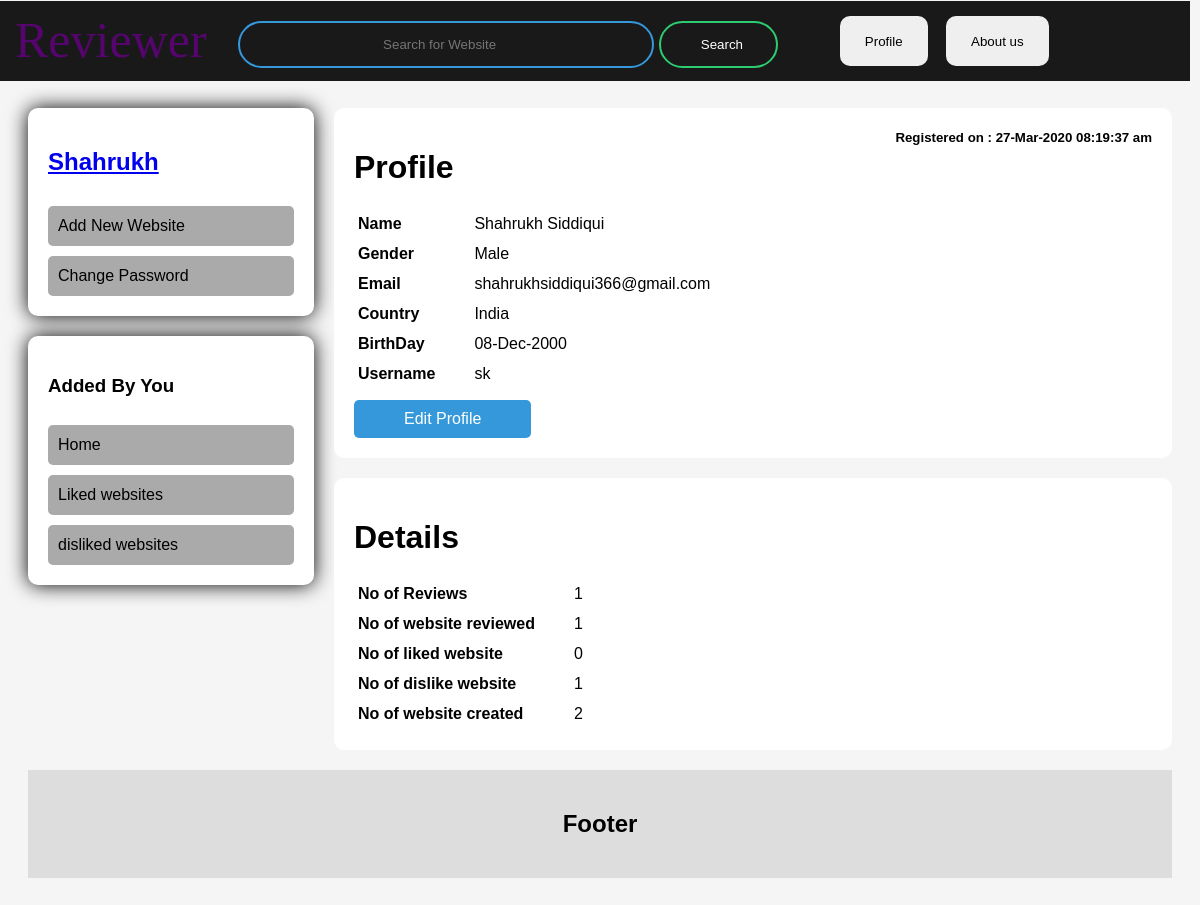
/review/Profile.php (signed in), run on an earlier commit of the app's database.
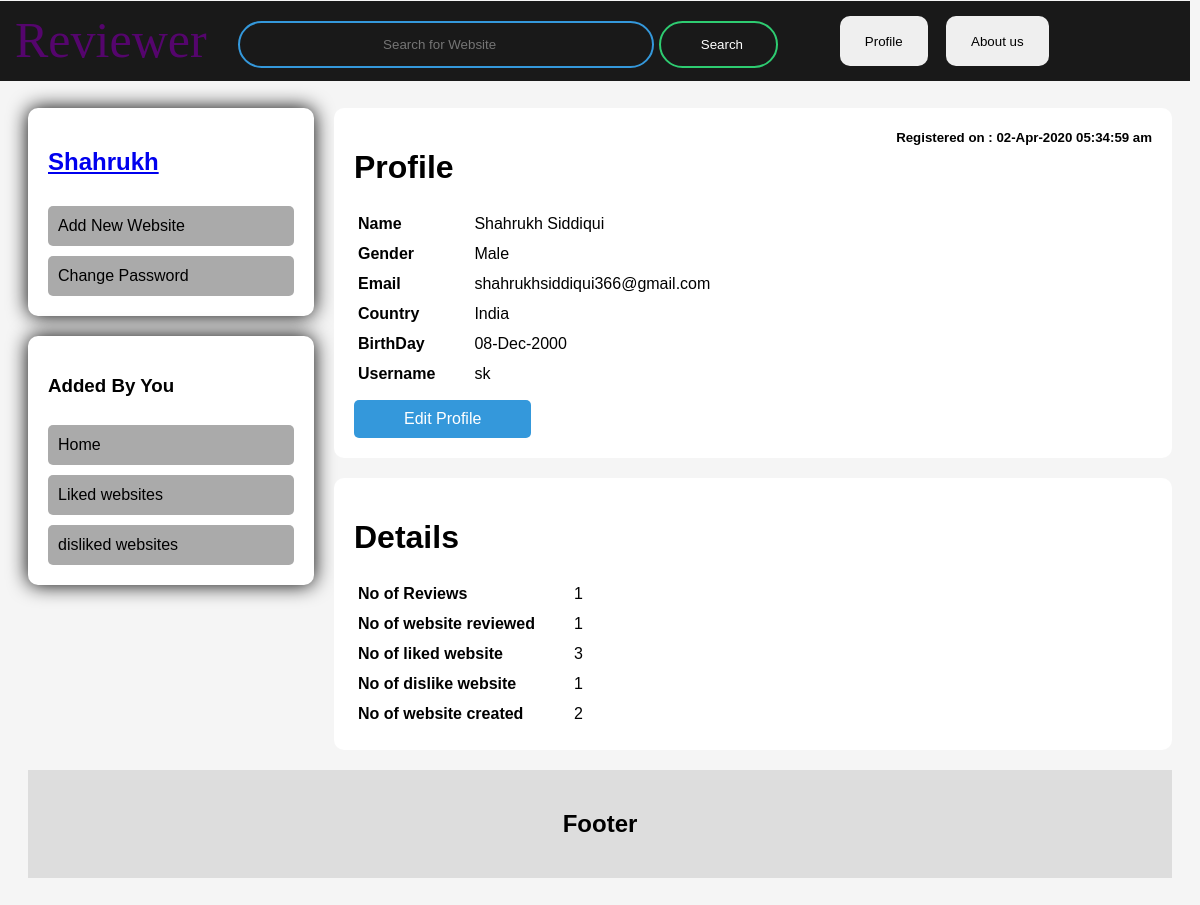
And on a later commit of the database.
### tables this page shows
CREATE TABLE `user` (
  `id` int(100) NOT NULL,
  `firstname` varchar(50) NOT NULL,
  `lastname` varchar(50) NOT NULL,
  `gender` varchar(6) NOT NULL,
  `email` varchar(100) NOT NULL,
  `country` varchar(20) NOT NULL,
  `dob` timestamp(6) NULL DEFAULT NULL,
  `dtoi` timestamp(6) NULL DEFAULT NULL,
  `role` varchar(5) NOT NULL,
  `username` varchar(50) NOT NULL,
  `password` varchar(50) NOT NULL
);

### Database/Database_api.php (called while the page is built, shortened)
<?php
class Database_api{
		private $db_hostname;
		private $db_database;
		private $db_username;
		private $db_password;
		private $conn;
		public function __construct($database){
			$this->db_database = $database;
			$this->db_hostname = 'localhost';
			$this->db_username = 'root';
			$this->db_password = '';
		}
		private function connect(){
			$this->conn = mysqli_connect($this->db_hostname, $this->db_username, $this->db_password, $this->db_database);
		}
		public function execute($query){
			$result = mysqli_query($this->conn,$query);
			return $result;
		}
		public function read_user($user_id){
			$query = "SELECT firstname,lastname,gender,email,country,dob,dtoi,username from user WHERE id=$user_id";
			$result = mysqli_query($this->conn,$query) or die("Database_class error in function read_user : ".mysqli_error($this->conn));
			if((mysqli_num_rows($result))<=0){
				return NULL;
			}
			else{
				return $result;
			}
		}
	}
?>

### review/Profile.php (the view, shortened to what this page needs)
<?php
    include "../Database/Database_api.php";
    $database = new Database_api("reviewer");
?>
<!DOCTYPE html>
<html>
<head>
	<link rel="stylesheet" type="text/css" href="detailreview.css">
    <link rel="stylesheet" type="text/css" href="../master/masterheader.css">
    <link rel="stylesheet" type="text/css" href="Search.css">
</head>
<body>
<?php include "../master/masterheader.php"; ?>
<div class="row">
    <?php include "../master/leftColumnOfMainRow.php" ?>
    <div class="rightcolumn">
<?php
        $result = $database->read_user($_SESSION['user_id']);
        if($result!=NULL){
            echo "<div class='MainView profile'>";
                echo "<h1>Profile</h1>";
                $row=mysqli_fetch_assoc($result);
                echo "<table>";
                    echo "<tr><td><b>Name</b></td><td>".$row['firstname']." ".$row['lastname']."</td></tr>";
                    echo "<tr><td><b>Gender</b></td><td>".$row['gender']."</td></tr>";
                    echo "<tr><td><b>Email</b></td><td>".$row['email']."</td></tr>";
                    echo "<tr><td><b>Country</b></td><td>".$row['country']."</td></tr>";
                    echo "<tr><td><b>BirthDay</b></td><td>".date("d-M-Y",strtotime($row['dob']))."</td></tr>";
                    echo "<tr><td><b>Username</b></td><td>".$row['username']."</td></tr>";
                echo "</table>";
                echo "<h5>Registered on : ".date("d-M-Y h:i:s a",strtotime($row['dtoi']))."</h5>";
                echo "<a id='editprofilebut' href='EditProfile.php'>Edit Profile</a>";
            echo "</div>";
        }
            echo "<div class='MainView profile'>";
                echo "<h1>Details</h1>";
                echo "<table>";
                    echo "<tr><td><b>No of Reviews </b></td><td>";
            $row=mysqli_fetch_assoc($database->execute("SELECT count(user_id)'noofreview' from review where user_id=".$_SESSION['user_id'].""));
                        if($row['noofreview']!=NULL){
                            echo $row['noofreview'];
                        }
                        else
                            echo "0";
                    echo "</td></tr>";
                    echo "<tr><td><b>No of website reviewed </b></td><td>";
            $row=mysqli_fetch_assoc($database->execute("SELECT count(r.website_id)'noofreviedwebsite' FROM (SELECT website_id from review where user_id=".$_SESSION['user_id']." GROUP BY website_id) r"));
                        if($row['noofreviedwebsite']!=NULL){
                            echo $row['noofreviedwebsite'];
                        }
                        else
                            echo "0";
                    echo "</td></tr>";
                    echo "<tr><td><b>No of liked website </b></td><td>";
            $row=mysqli_fetch_assoc($database->execute("SELECT count(user_id)'likes' from likes where user_id=".$_SESSION['user_id'].""));
                        if($row['likes']!=NULL){
                            echo $row['likes'];
                        }
                        else
                            echo "0";
                    echo "</td></tr>";
                    echo "<tr><td><b>No of dislike website</b></td><td>";
            $row=mysqli_fetch_assoc($database->execute("SELECT count(user_id)'dislikes' from dislikes where user_id=".$_SESSION['user_id'].""));
                        if($row['dislikes']!=NULL){
                            echo $row['dislikes'];
                        }
                        else
                            echo "0";
                    echo "</td></tr>";
                    echo "<tr><td><b>No of website created</b></td><td>";
            $row=mysqli_fetch_assoc($database->execute("SELECT count(id)'noofwebsitecreated' from website where user_id=".$_SESSION['user_id'].""));
                        if($row['noofwebsitecreated']!=NULL){
                            echo $row['noofwebsitecreated'];
                        }
                        else
                            echo "0";
                    echo "</td></tr>";
                echo "</table>";
            echo "</div>";
?>
    </div>
</div>
<div class="footer">
  <h2>Footer</h2>
</div>
</body>
</html>

What changed in the data, as far as the page shows it:
changed user "Shahrukh": dtoi "27-Mar-2020 08:19:37 am" → "02-Apr-2020 05:34:59 am"
Also different on the page:
$row['likes']: "0" → "3"
